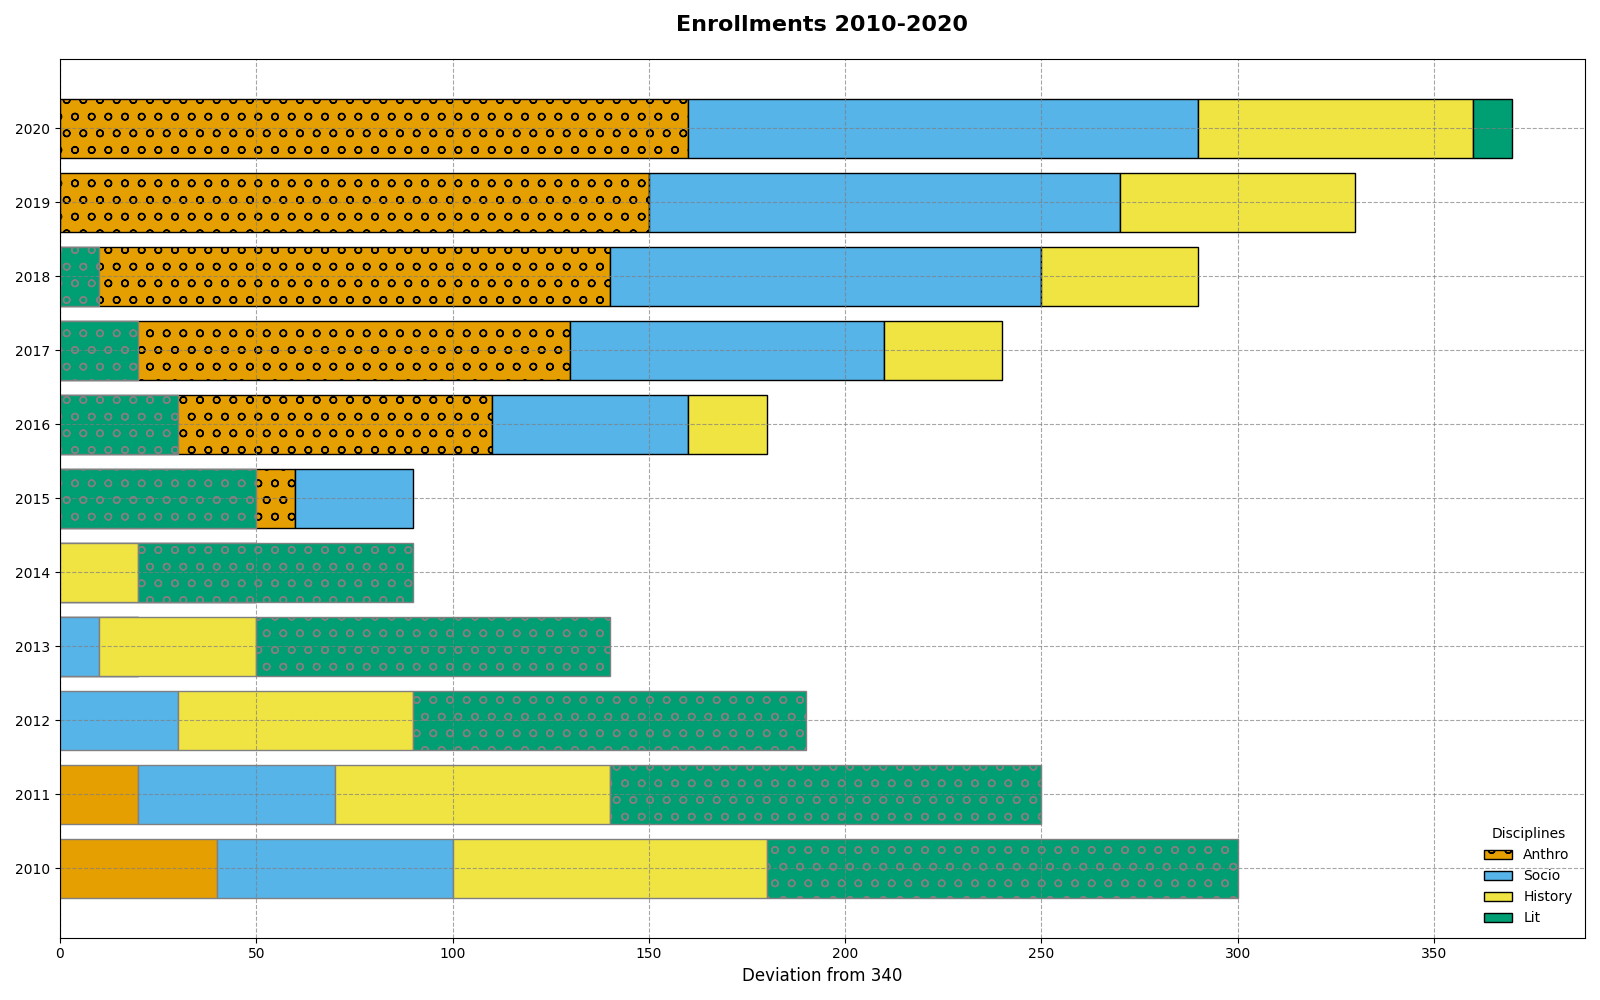

This chart was generated by the following Python code:
import matplotlib.pyplot as plt
import numpy as np

years = np.arange(2010, 2021)

enrollments = {
    "Anthro": [300, 320, 340, 360, 380, 400, 450, 470, 480, 490, 500],
    "Socio": [280, 290, 310, 330, 350, 370, 390, 420, 450, 460, 470],
    "History": [260, 270, 280, 300, 320, 340, 360, 370, 380, 400, 410],
    "Lit": [220, 230, 240, 250, 270, 290, 310, 320, 330, 340, 350],
}

# New set of colors for the bars
colors = ['#e69f00', '#56b4e9', '#f0e442', '#009e73']

fig, ax = plt.subplots(figsize=(16, 10))

x = np.arange(len(years))

neg_offsets = np.zeros_like(years)
pos_offsets = np.zeros_like(years)

marker_styles = ['o', 'v', '^', '<']

for i, (discipline, counts) in enumerate(enrollments.items()):
    pos_bars = np.array(counts) > 340
    ax.barh(x[pos_bars], np.array(counts)[pos_bars] - 340, left=pos_offsets[pos_bars], 
            color=colors[i], label=discipline, edgecolor='black', hatch=marker_styles[i % len(marker_styles)])
    pos_offsets[pos_bars] += np.array(counts)[pos_bars] - 340

    ax.barh(x[~pos_bars], 340 - np.array(counts)[~pos_bars], left=neg_offsets[~pos_bars], 
            color=colors[i], edgecolor='grey', hatch=marker_styles[(i+1) % len(marker_styles)])
    neg_offsets[~pos_bars] += 340 - np.array(counts)[~pos_bars]

ax.axvline(0, color='red', linestyle=':', linewidth=1.5)
ax.grid(visible=True, linestyle='--', color='grey', alpha=0.7)

ax.set_title("Enrollments 2010-2020", fontsize=16, fontweight='bold', pad=20)
ax.set_xlabel("Deviation from 340", fontsize=12)
ax.set_yticks(x)
ax.set_yticklabels(years, fontsize=10)

ax.legend(title="Disciplines", loc='lower right', frameon=False)

plt.tight_layout()
plt.show()
